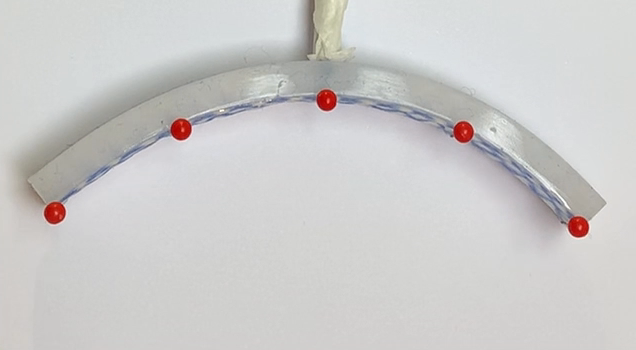
#> input picture frame 26 of IMG_3599.mov, 636 x 350 px, given in place of IMG_3687.mov, which was not available
$ python main.py
#> lines starting #> are read from the running program, lines starting #| are printed output that depends on the picture; after the words box and inside, x2 and y2 are one past the last pixel; in counts of white or black regions, pixels touching at a corner belong together; pictures that were not available may be replaced by others from this repository, and a replacement may not be noted
### helpers.py
import numpy as np
import cv2 as cv
import math
import matplotlib.pyplot as plt
import os
import pandas as pd

# return the list of paths of video files in /recordings
# [7 lines left out: function get_video_paths, not called in this run]

def sorting(centers_initial, centers_present, n_markers):
    centers_intermediate = np.ones((n_markers, 2))
    for i in range(n_markers):
        for j in range(n_markers):
            if np.sqrt(np.sum(np.square(centers_initial[i]-centers_present[j]))) < 40:
                centers_intermediate[i] = centers_present[j]
                break
    centers_intermediate = centers_intermediate.astype(np.int16)
    return centers_intermediate

# [8 lines left out: function angle_between_lines, not called in this run]

### main.py
# -*- coding:utf-8 -*-
# Author: Qiukai Qi & Felix Newport-Mangell
# Date: 15/04/2023

import numpy as np
import cv2 as cv
import math
import matplotlib.pyplot as plt

from helpers import *

def update_plot(frame_count, angles_list):
    """
    Update the plot for each line pair
    Called for each frame by the animation function
    """
    for i, line in enumerate(plot_lines):
        line.set_data(range(frame_count), [
            angles[i] for angles in angles_list])
    ax.relim()
    ax.autoscale_view()

if __name__ == '__main__':

    file_path = f'./recordings/IMG_{3687}.mov'
    vc = cv.VideoCapture(file_path)

    if (vc.isOpened() == False):
        print("Error opening video stream or file")

    centers_temp = np.array([])
    n_markers = 7

    # Set up the matplotlib figure and axis
    fig, ax = plt.subplots()
    ax.set_title("Angle at each pivot")
    ax.set_xlabel("Frame")
    ax.set_ylabel("Angle (degrees)")

    # Initialize the plot lines for each line pair
    plot_lines = []
    for i in range(n_markers - 2):
        line, = ax.plot([], [], label=f"Pivot {i + 1}")
        plot_lines.append(line)
    ax.legend(loc=3)

    # Initialize the frame counter and angles_list
    frame_count = 0
    angles_list = []

    while (vc.isOpened()):
        ret, img_rgb = vc.read()
#> img_rgb is the input picture: shape (350, 636, 3); mean B, G, R 202.4, 203, 203.8

        # Check if the frame is empty and break the loop if it is
        if not ret or img_rgb is None:
            break

        # blurring
        img_rgb = cv.medianBlur(img_rgb, 5)
        img_rgb = cv.rotate(img_rgb, cv.ROTATE_90_CLOCKWISE)
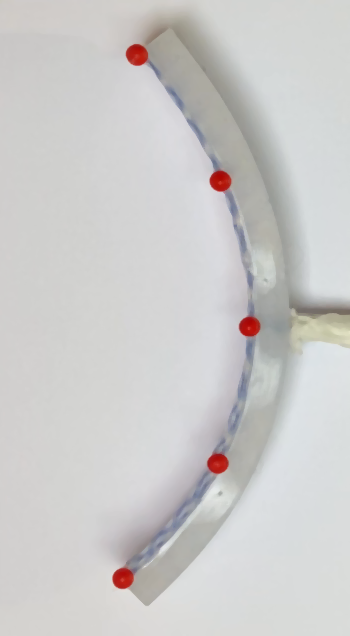
#> img_rgb: shape (636, 350, 3); mean B, G, R 202.4, 203, 203.9

        img_hsv = cv.cvtColor(img_rgb, cv.COLOR_BGR2HSV)
#> img_hsv: shape (636, 350, 3); mean H, S, V 58.1, 7, 205.8

        # detecting points by color
        red_hsv_lower = np.array([0, 50, 50])
        red_hsv_higher = np.array([10, 255, 255])
        mask1 = cv.inRange(img_hsv, lowerb=red_hsv_lower,
                           upperb=red_hsv_higher)
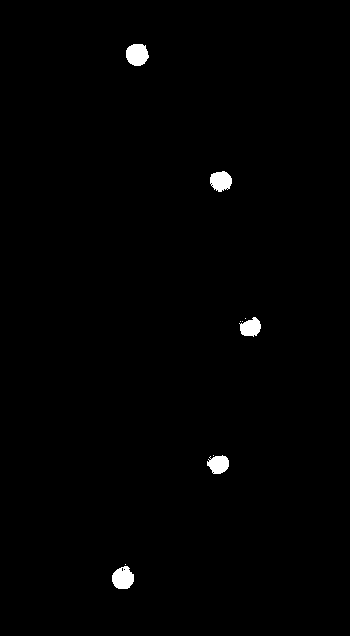
#> mask1: shape (636, 350); 0.79% white; 10 white regions (5 under 20 px), largest, box (x1, y1, x2, y2) and area: (126, 44, 149, 66) 403, (112, 566, 134, 589) 386, (210, 171, 232, 192) 348, (207, 455, 229, 474) 309, (239, 317, 261, 337) 300

        red_hsv_lower = np.array([156, 50, 50])
        red_hsv_higher = np.array([180, 255, 255])
        mask2 = cv.inRange(img_hsv, lowerb=red_hsv_lower,
                           upperb=red_hsv_higher)
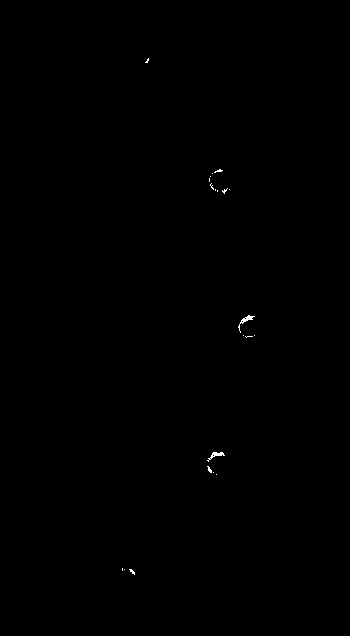
#> mask2: shape (636, 350); 0.11% white in thin lines or dots, all inside (x1, y1, x2, y2) = (122, 58, 255, 575)
        mask = mask1 + mask2
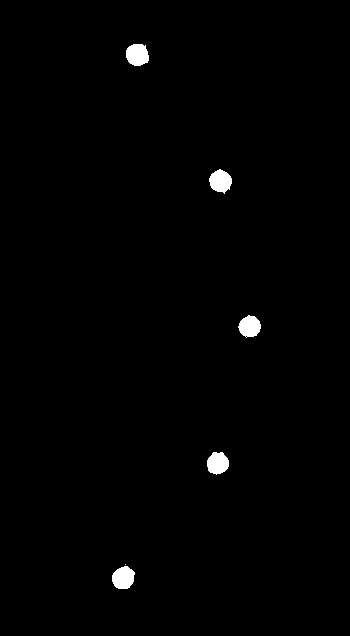
#> mask: shape (636, 350); 0.89% white; 6 white regions (1 under 20 px)

        # detecting contours
        contours, hierarchy = cv.findContours(
            mask, cv.RETR_TREE, cv.CHAIN_APPROX_NONE)
#> contours = 7 contours, 2 with area under 20; largest, box (x1, y1, x2, y2) and area: (126, 44, 149, 66) 378, (112, 566, 135, 589) 374, (209, 169, 232, 194) 367, (207, 452, 229, 475) 356, (238, 315, 261, 338) 348

        # finding centers of contours
        centers = []
        for cnt in contours:
            (x, y), radius = cv.minEnclosingCircle(cnt)
            if radius > 5:
                center = (int(x), int(y))

                cv.circle(img_rgb, center, 5, (255, 0, 0), -1)
                centers.append([center[0], center[1]])
#> this loop made 7 passes
#> (x, y, radius, center) on passes 1, 3, 4, 6, 7: (123.3, 577.4, 12.02, (123, 577)), (216.8, 462.5, 11.7, (216, 462)), (249.2, 326.2, 11.27, (249, 326)), (220.9, 181.1, 12.27, (220, 181)), (137.3, 54.52, 12.22, (137, 54))
#> (x, y, radius) on pass 2: (125, 564, 0.0001)
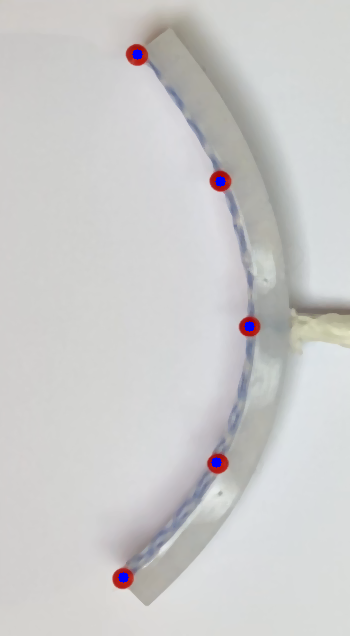
#> img_rgb: shape (636, 350, 3); 0.18% of pixels changed, all inside (x1, y1, x2, y2) = (118, 49, 255, 583)
#> after the loop, centers = [[123, 577], [216, 462], [249, 326], [220, 181], [137, 54]]

        centers = np.array(centers)
        if len(centers_temp) == 0:
            centers_temp = centers
#> centers_temp has the same summary as centers

        # sorting
        centers = sorting(centers_temp, centers, n_markers)
#> after the loop in sorting, `for i in range(n_markers):`: centers_intermediate = [[123, 577], [216, 462], [249, 326], [220, 181], [137, 54], [1, 1], [1, 1]]
#> (the run stopped early here; a loop or call above may not have finished)

$ run again, starting later in the video
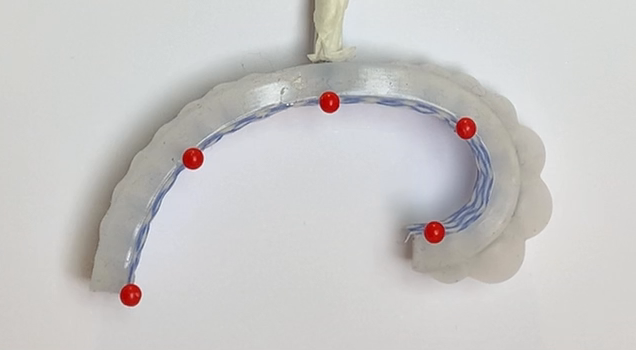
#> input picture frame 121 of IMG_3599.mov, 636 x 350 px, given in place of IMG_3687.mov, which was not available
#> img_rgb is the input picture: shape (350, 636, 3); mean B, G, R 198.9, 199.6, 200.8
#> img_hsv: shape (636, 350, 3); mean H, S, V 53.4, 9.3, 203.3
#> `mask1 = cv.inRange(img_hsv, lowerb=red_hsv_lower, upperb=red_hsv_higher)`:
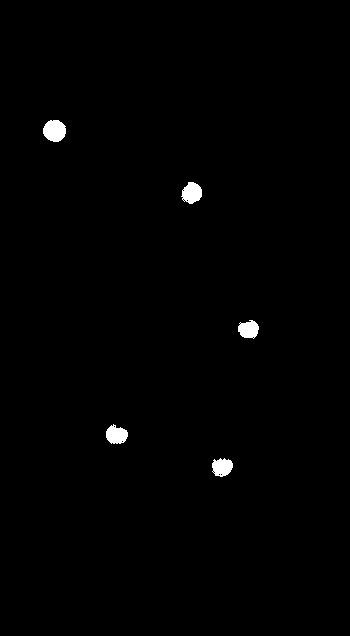
#> mask1: shape (636, 350); 0.73% white; 5 white regions, box (x1, y1, x2, y2) and area: (43, 120, 66, 142) 399, (181, 182, 202, 204) 331, (106, 424, 128, 444) 316, (212, 458, 233, 477) 299, (238, 320, 259, 339) 291
#> mask2: shape (636, 350); 0.17% white in thin lines or dots, all inside (x1, y1, x2, y2) = (52, 120, 259, 475)
#> mask: shape (636, 350); 0.9% white; 5 white regions
#> contours = 5 contours; box (x1, y1, x2, y2) and area: (106, 423, 129, 448) 394, (43, 120, 68, 142) 381, (210, 454, 233, 477) 361, (180, 182, 202, 204) 360, (236, 317, 259, 342) 354
#> the loop `for cnt in contours:` made 5 passes
#> (x, y, radius, center) on passes 1, 2, 3, 5: (220.9, 465, 11.66, (220, 464)), (118.2, 434.7, 12.7, (118, 434)), (247.5, 329, 12.09, (247, 329)), (54.92, 130.5, 12.18, (54, 130))
#> after the loop `for cnt in contours:`:
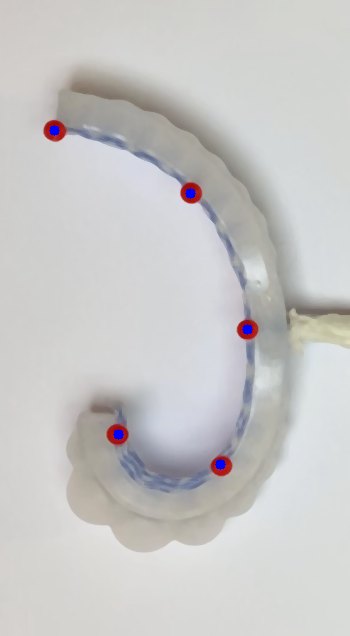
#> img_rgb: shape (636, 350, 3); mean B, G, R 199.4, 199.6, 200.5
#> after the loop `for cnt in contours:`: centers = [[220, 464], [118, 434], [247, 329], [190, 193], [54, 130]]
#> centers_temp has the same summary as centers
#> after the loop in sorting, `for i in range(n_markers):`: centers_intermediate = [[220, 464], [118, 434], [247, 329], [190, 193], [54, 130], [1, 1], [1, 1]]

$ run again, starting later in the video
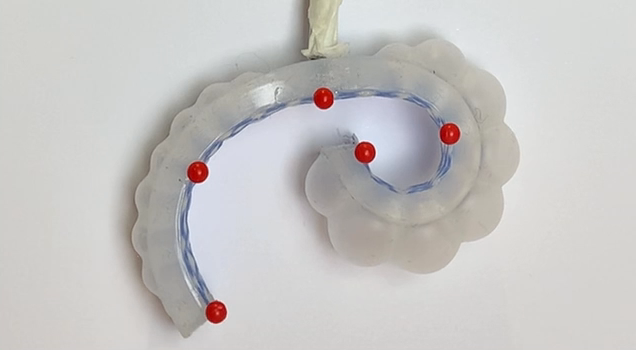
#> input picture frame 215 of IMG_3599.mov, 636 x 350 px, given in place of IMG_3687.mov, which was not available
#> img_rgb is the input picture: shape (350, 636, 3); mean B, G, R 196, 197, 198.5
#> img_hsv: shape (636, 350, 3); mean H, S, V 48.2, 10.4, 201.2
#> `mask1 = cv.inRange(img_hsv, lowerb=red_hsv_lower, upperb=red_hsv_higher)`:
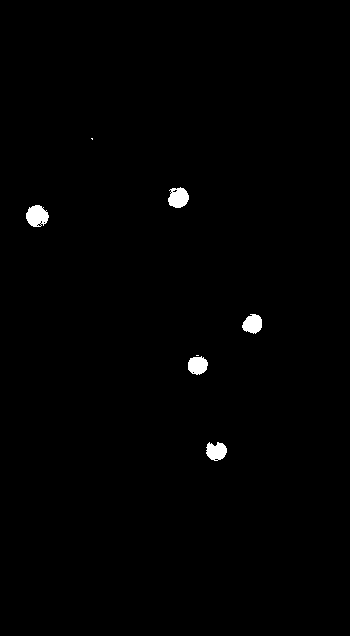
#> mask1: shape (636, 350); 0.71% white; 7 white regions (2 under 20 px), largest, box (x1, y1, x2, y2) and area: (26, 205, 49, 227) 370, (168, 187, 189, 208) 329, (242, 314, 262, 334) 295, (206, 442, 227, 461) 295, (188, 356, 208, 375) 290
#> mask2: shape (636, 350); 0.17% white in thin lines or dots, all inside (x1, y1, x2, y2) = (27, 187, 258, 460)
#> mask: shape (636, 350); 0.88% white; 6 white regions (1 under 20 px)
#> contours = 6 contours, 1 with area under 20; largest, box (x1, y1, x2, y2) and area: (26, 205, 52, 227) 380, (166, 187, 189, 209) 362, (185, 354, 208, 376) 356, (240, 312, 262, 336) 350, (205, 440, 227, 461) 346
#> the loop `for cnt in contours:` made 6 passes
#> (x, y, radius, center) on passes 1 to 5: (215.7, 448.8, 11.33, (215, 448)), (196.2, 365, 11.56, (196, 364)), (251, 323.5, 11.67, (251, 323)), (38.5, 215.5, 12.75, (38, 215)), (177.5, 196.5, 12.1, (177, 196))
#> after the loop `for cnt in contours:`:
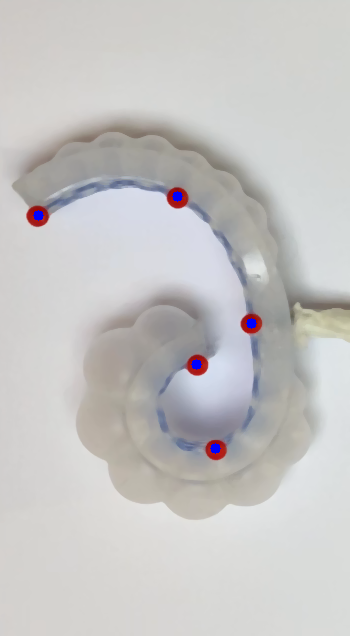
#> img_rgb: shape (636, 350, 3); mean B, G, R 196.5, 197, 198.3
#> after the loop `for cnt in contours:`: centers = [[215, 448], [196, 364], [251, 323], [38, 215], [177, 196]]
#> centers_temp has the same summary as centers
#> after the loop in sorting, `for i in range(n_markers):`: centers_intermediate = [[215, 448], [196, 364], [251, 323], [38, 215], [177, 196], [1, 1], [1, 1]]
